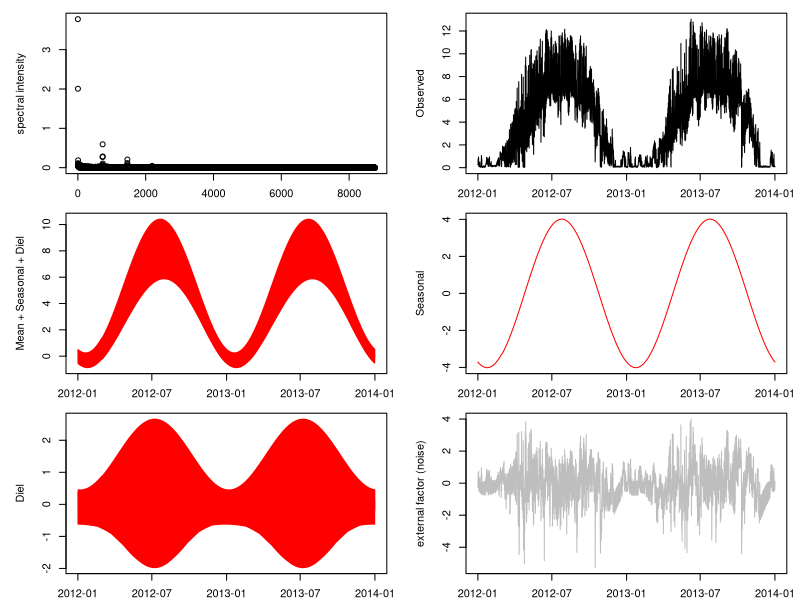
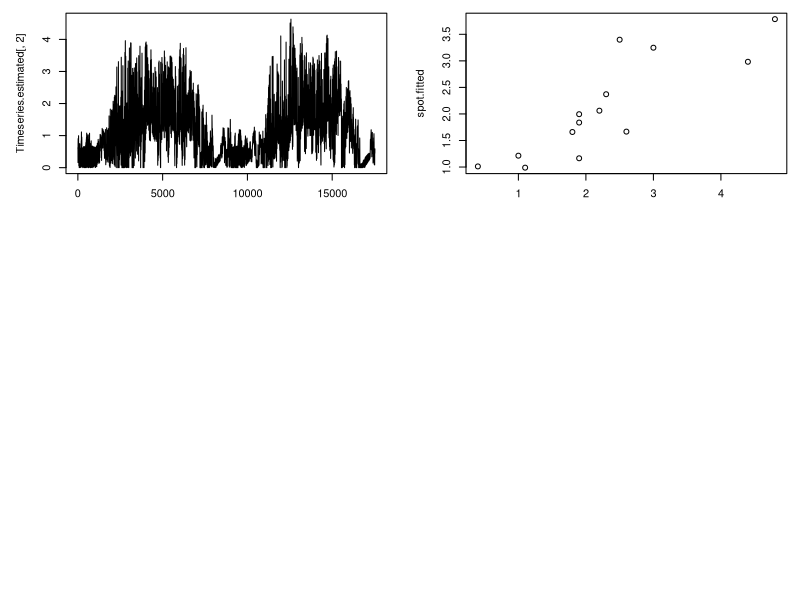

The R source for these figures, in order:
## ---- chunk 1
##########################################################################
#
#  Fast Fourier Transform of hourly time-series temperature data to 
#    1) detect key spectra which largely compose the variability
#    2) decompose it to mean, seasonal and diel cycles, and noise
#
# Input:   an hourly recorded temperature data (text file)
#           1st column for "Time" and 2nd column for "Temperature"
#           "example_data1.txt" is analyzed.
# parameter: threshold value for noise removal (threshold, ?C)
# Output: figure for summary and decomposed temperature as csv
#
#                    2016.07    Masahiro Ryo
#                         masahiroryo@gmail.com
#
#
##########################################################################

###############################################################
###     PREPARATION PART
###############################################################

#setwd("C:/")
data<-read.table("example_data1.txt",sep="\t", header=TRUE)
Time <-as.POSIXct(strptime(data$Time,format="%Y.%m.%d %H:%M"))
  # default format for time: YYYY.MM.DD HH:MM
  # e.g. 2013.05.17 23:00
N <- nrow(data)

##########################################################################
# FFT (Fast Fourier Transform) to capture seasonal and dial periodicity
###########################################################################
### Fourier Transform
FFT_Temperature <- fft(data$Temperature)/N  
FFT_max <- max(Mod(FFT_Temperature[2:(N/2)]))


### Extracting only key spectrum for modeling
 ################################################################
 # Tips: what should be interpreted?                            #
 #   What are the key seasonalities in data?                    #
 #    -> check the length of key periodic cycles (specs_day)    #
 #   How strong are they?                                       #
 #    -> check the absolute value of corresponding coefficient  #
 #       (abs(FFT_Temperature))                             #
 #   How much do they compose data variability?                 #
 #    -> check the correlation and visualized plot              #
 #       after modeling used only the key seasonalities         #
 ################################################################
### threshold selection #######################
threshold <- 0.2 # this can be measurement-specific ####
# Note: threshold can be arbitrary, try different values and visually evaluate from figures
# a recommendation is to set it firstly to the value of minimum unit of measurement  

### selecting spectra whose intensity is higher than the threshold
### assuming they dominantly constitute seasonal and diel cycles
FFT_Tmain <- which(Mod(FFT_Temperature) > threshold) 
specs <- 1/(FFT_Tmain/N)   # period lengths of spectra selected by the threshold (T=1/f) [hour]
nspecs <- length(specs)

FFT_seasonal <- FFT_Tmain[which(specs>30*24 & specs<367*24)] # extracting seasonal component
FFT_seasonal <- append(FFT_seasonal, FFT_Tmain[nspecs-which(is.element(FFT_Tmain,FFT_seasonal))+2])  # also corresponding ones
FFT_diel <- FFT_Tmain[which(specs>11 & specs<25)]              #  diel component
FFT_diel <- append(FFT_diel, FFT_Tmain[nspecs-which(is.element(FFT_Tmain,FFT_diel))+2])

### removing noises whose spectral intensity is lower than the threshold
FFT_Temperature_selected <- replace(FFT_Temperature,c(-FFT_Tmain),0)    
FFT_Temperature_seasonal <- replace(FFT_Temperature,c(-FFT_seasonal),0)
FFT_Temperature_diel     <- replace(FFT_Temperature,c(-FFT_diel),0)

### transforming from frequency field to time field
Temperature_selected  <- Re(fft(FFT_Temperature_selected, inverse=TRUE))  
Temperature_seasonal <- Re(fft(FFT_Temperature_seasonal, inverse=TRUE))
Temperature_diel     <- Re(fft(FFT_Temperature_diel,     inverse=TRUE))
ext.factor <- data$Temperature - abs(Temperature_selected) # noise (external factor)
# Note: Only Real part of the inversed FFT is needed in time series


### Plotting and comparing the FFT estimation and the observed data
par(mfrow=c(3,2))
par(mar=c(2,5,1,1))
plot(Mod(FFT_Temperature[1:(N/2)]), ylab="spectral intensity")
plot(Time, data$Temperature, type="l", col="black", ylab="Observed")
plot(Time, Temperature_selected, type="l", col="red", ylab="Mean + Seasonal + Diel" )
plot(Time, Temperature_seasonal, type="l", col="red", ylab="Seasonal")
plot(Time, Temperature_diel, type="l", col="red", ylab="Diel")
plot(Time, ext.factor, type="l",col="gray", ylab="external factor (noise)")

### exporting results as csv:
result <- data.frame(cbind(as.character(data$Time), data$Temperature, Temperature_selected,
                           Temperature_seasonal,Temperature_diel, ext.factor))
colnames(result) <- c("Time", "Observed", "Modeled", "Seasonal", "Diel", "Noise")
write.csv(result, "FFT_estimation_result.csv")
## ---- chunk 2
##########################################################################
#
#  Estimating hourly time-series temperature and thermal attributes at
#  a spot-measured site, using hourly time-series temperature data at 
#  another site (e.g. hydrological gauging station).
#
#  This code requires to run the R script "Fourier_1.R" beforehand
#  as this script uses some variables which are generated by the script. 
#
#  Input: an hourly recorded temperature data (text file)
#           1st column for "Time" and 2nd column for "Temperature"
#           "example_data2.txt" is analyzed.
#
# Output: figure for summary and decomposed temperature as csv
#
#                    2016.07    Masahiro Ryo
#                         masahiroryo@gmail.com
#
#
##########################################################################

###############################################################
###     PREPARATION PART
###############################################################
#setwd("C:/Users/Public/Documents/")

### to read a spot-measured data and couple with the time-series data
observed <- read.table("example_data2.txt",sep="\t", head=T)
observed[,1] <- as.POSIXct(strptime(observed[,1],format="%Y.%m.%d %H:%M"))
observed <- cbind(observed, data$Temperature[is.element(Time, observed[,1])], ext.factor[is.element(Time, observed[,1])])
colnames(observed) <- c("Time", "Obs", "ts", "noise")  


###################################################################
# To estimate parameters: b1, b2, b3, b4, b5
# see eq.7 in the paper
###################################################################
### To estimate parameters b1 and b5
b1 <- lm(observed$Obs~observed$ts)$"coefficients"[2]  # slope of linear regression
b5 <- lm(observed$Obs~observed$ts)$"coefficients"[1]  # intercept of linear regression

### To estimate parameters b2 and b3 by least squares method
min_mse <- 1.0e+5; b2 <- 0.0; b3 <- 0.0

for(b2.tmp in seq(0.01, 1.0, by = 0.01)){
  for(b3.tmp in seq(0.01, 1.0, by = 0.01)){
    FFT_corrected <- FFT_Temperature_selected
    ### average temperature is adjusted by the slope of linear regression
    FFT_corrected[1] <- b1*FFT_Temperature[1]

    ### seasonal
    FFT_corrected[FFT_seasonal] <- complex(re=b2.tmp*Re(FFT_corrected[FFT_seasonal]),
                                           im=b2.tmp*Im(FFT_corrected[FFT_seasonal]))
    ### diel
    FFT_corrected[FFT_diel] <- complex(re=b3.tmp*Re(FFT_corrected[FFT_diel]),
                                       im=b3.tmp*Im(FFT_corrected[FFT_diel]))

    Temperature_corrected <- Re(fft(FFT_corrected, inverse=TRUE))  # transforming from frequency to time
    Temperature_corrected <- data.frame(data$Time,Temperature_corrected)
    Z_dt  <- observed$Obs - Temperature_corrected[is.element(Time, observed[,1]),2]
    tmp_mse <- sum(lm(observed$noise~Z_dt)$residuals^2)
    if (tmp_mse < min_mse) {min_mse <- tmp_mse; b2 <- b2.tmp; b3 <- b3.tmp}
  }  
}

### update FFT_corrected with fitted parameters
FFT_corrected <- FFT_Temperature_selected
FFT_corrected[1] <- b1*FFT_Temperature[1]
FFT_corrected[FFT_seasonal] <- complex(re=b2*Re(FFT_corrected[FFT_seasonal]),
                                       im=b2*Im(FFT_corrected[FFT_seasonal]))
FFT_corrected[FFT_diel] <- complex(re=b3*Re(FFT_corrected[FFT_diel]),
                                   im=b3*Im(FFT_corrected[FFT_diel]))
Temperature_corrected <- Re(fft(FFT_corrected, inverse=TRUE))  # transforming from frequency to time
Temperature_corrected <- data.frame(data$Time,Temperature_corrected)


### To estimate parameters b4 by least squares method
min_mse2 <- 1.0e+5; b4 <- 0.0
for (b4.tmp in seq(0,1, by=0.01)){
  tmp <- Temperature_corrected
  tmp[,2] <- Temperature_corrected[,2] + b4.tmp*ext.factor
  tmp[which(tmp[,2]<0),2] <- tmp[which(tmp[,2]<0),2]  - b5
  tmp[which(tmp[,2]<0),2] <- 0
  Est <- tmp[is.element(Time, observed[,1]),2]
  tmp_mse2 <- sum(lm(observed$Obs~Est)$residuals^2)
  if (tmp_mse2 < min_mse2) {min_mse2 <- tmp_mse2; b4 <- b4.tmp}
}


### finalize estimation with fitted parameters
tmp[,2] <- Temperature_corrected[,2] + b4*ext.factor + b5 
tmp[which(tmp[,2]<0),2] <- tmp[which(tmp[,2]<0),2]  - b5
tmp[which(tmp[,2]<0),2] <- 0
Timeseries.estimated <- tmp
spot.fitted <- tmp[is.element(Time, observed[,1]),2]

### results
lm.result <- lm(observed$Obs~spot.fitted)
r2 <- summary(lm.result)$"r.squared"

plot(Timeseries.estimated[,2], type="l")
plot(observed$Obs, spot.fitted)  
parameter.estimated <- cbind(round(b1, digits = 2),b2,b3,b4,round(b5, digits = 2))
rownames(parameter.estimated)<- c("")

### exporting results as csv:
write.csv(Timeseries.estimated, "Extrapolation_result.csv")
parameter.estimated
r2 # r-squared between observed and estimated (fitting)
  
